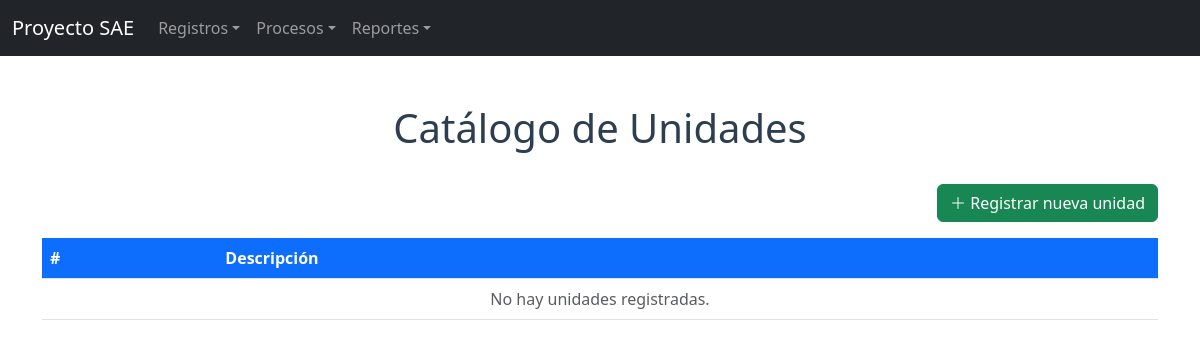
/proyecto_sae/Cruds/crudunidades.php, run on an earlier commit of the app's database.
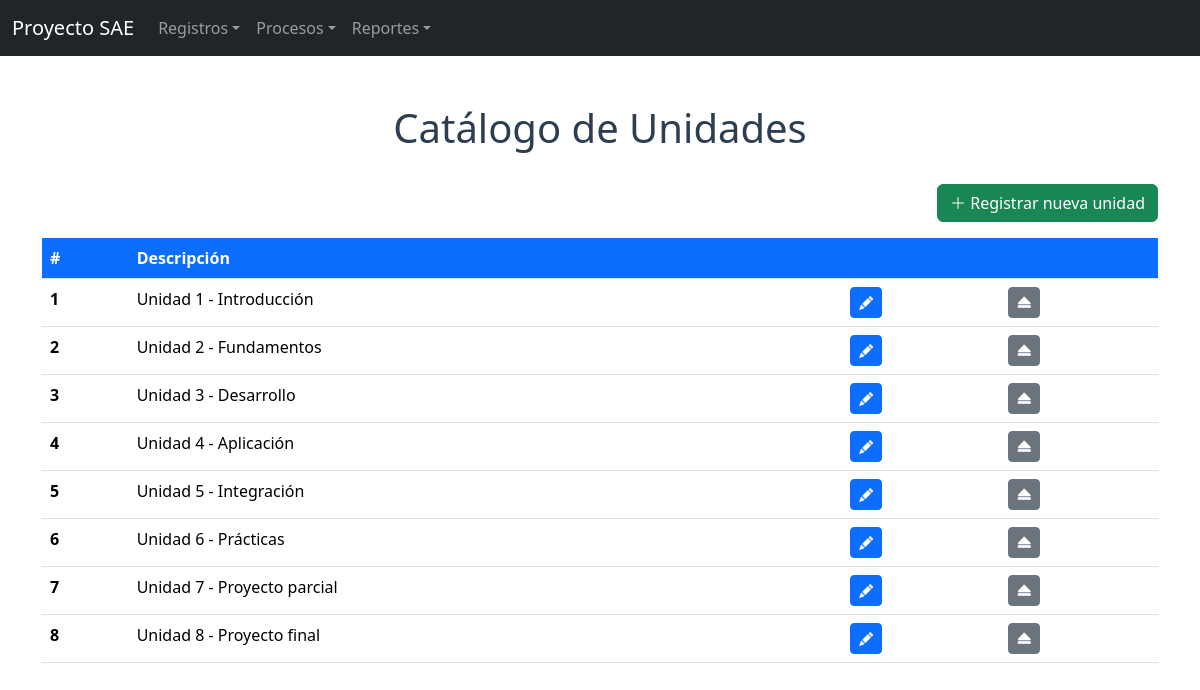
And on a later commit of the database.
### tables this page shows
CREATE TABLE unidad (
    ID_UNIDAD    INT PRIMARY KEY,
    DESCRIPCION  VARCHAR(255) NOT NULL,
    ESTATUS      VARCHAR(4) NOT NULL DEFAULT 'ALTA'
);

### proyecto_sae/Cruds/conexion.php (called while the page is built, shortened)
<?php
$base = preg_replace('#/(Cruds|formularios)/.*$#i', '', $_SERVER['SCRIPT_NAME']);
$servidor = "localhost";
$usuario  = "root";
$password = "";
$base_datos = "proyecto_sae";
$conexion = new mysqli($servidor, $usuario, $password, $base_datos);
$conexion->set_charset("utf8mb4");
return $conexion;

### proyecto_sae/Cruds/crudunidades.php (the view, shortened to what this page needs)
<?php
$mysqli = include "conexion.php";
$resultado = $mysqli->query("SELECT ID_UNIDAD AS idunidad, DESCRIPCION AS descripcion FROM unidad WHERE ESTATUS = 'ALTA' ORDER BY ID_UNIDAD");
$unidades = $resultado->fetch_all(MYSQLI_ASSOC);
?>
<!DOCTYPE html>
<html lang="es">
<head>
    <link href="<?= $base ?>/assets/css/bootstrap.min.css" rel="stylesheet">
    <link rel="stylesheet" href="<?= $base ?>/assets/css/bootstrap-icons.css">
</head>
<body>
<?php include __DIR__ . "/../NavBar/navbar.php"; ?>
<div class="container">
    <br><br>
    <h1 align="center">Catálogo de Unidades</h1>
    <br>
    <div class="d-flex justify-content-end mb-3">
        <a href="<?= $base ?>/formularios/alta/Formulario_Unidad.php" class="btn btn-success">
            <i class="bi bi-plus-lg"></i> Registrar nueva unidad
        </a>
    </div>
    <table class="table">
        <thead class="thead-dark">
            <tr>
                <th scope="col">#</th>
                <th scope="col">Descripción</th>
                <th scope="col"></th>
                <th scope="col"></th>
            </tr>
        </thead>
        <tbody>
<?php if (count($unidades) === 0) { ?>
            <tr>
                <td colspan="4" class="text-center text-muted">No hay unidades registradas.</td>
            </tr>
<?php } ?>
<?php foreach ($unidades as $unidad) { ?>
            <tr>
                <th scope="row"><?php echo $unidad["idunidad"]; ?></th>
                <td><?php echo htmlspecialchars($unidad["descripcion"]); ?></td>
                <td>
                    <a href="<?= $base ?>/formularios/modificar/Modificar_Unidad.php?id=<?php echo $unidad["idunidad"]; ?>" class="btn btn-sm btn-primary" title="Modificar">
                        <i class="bi bi-pencil-fill"></i>
                    </a>
                </td>
                <td>
                    <a href="crudunidades.php?baja=<?php echo $unidad["idunidad"]; ?>" class="btn btn-sm btn-secondary" title="Baja" onclick="return confirm('¿Dar de baja esta unidad?');">
                        <i class="bi bi-eject-fill"></i>
                    </a>
                </td>
            </tr>
<?php } ?>
        </tbody>
    </table>
</div>
</body>
</html>

What changed in the data, as far as the page shows it:
added unidad: ID_UNIDAD "1", DESCRIPCION "Unidad 1 - Introducción"
added unidad: ID_UNIDAD "2", DESCRIPCION "Unidad 2 - Fundamentos"
added unidad: ID_UNIDAD "3", DESCRIPCION "Unidad 3 - Desarrollo"
added unidad: ID_UNIDAD "4", DESCRIPCION "Unidad 4 - Aplicación"
added unidad: ID_UNIDAD "5", DESCRIPCION "Unidad 5 - Integración"
added unidad: ID_UNIDAD "6", DESCRIPCION "Unidad 6 - Prácticas"
added unidad: ID_UNIDAD "7", DESCRIPCION "Unidad 7 - Proyecto parcial"
added unidad: ID_UNIDAD "8", DESCRIPCION "Unidad 8 - Proyecto final"
Also different on the page:
text no longer shown: "No hay unidades registradas."
